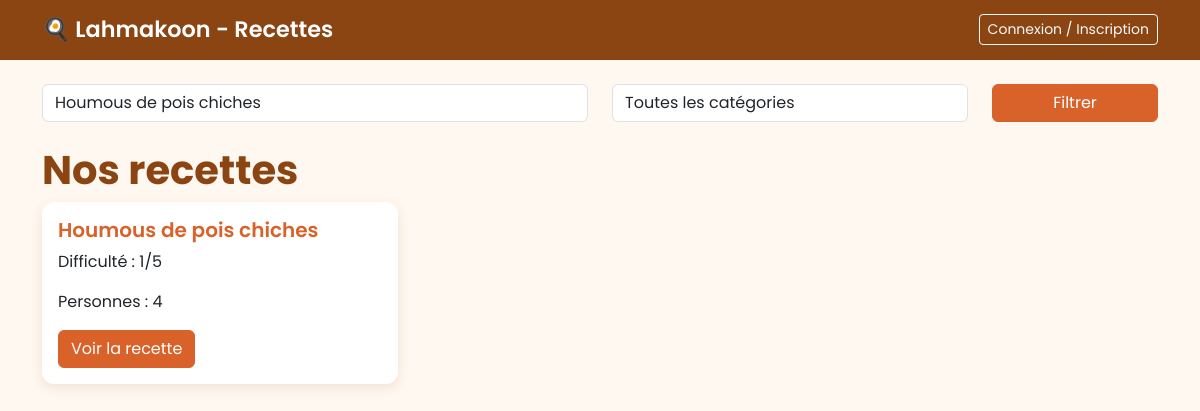
The app's page /projet/index.php?recherche=Houmous de pois chiches with its own data.
### tables this page shows
CREATE TABLE Recette
(
    r_id INTEGER PRIMARY KEY AUTO_INCREMENT,
    u_id INTEGER,
    c_id INTEGER,
    titre VARCHAR(128),
    descript TEXT,
    tps_prep INTEGER,
    tps_cuis INTEGER,
    nb_prsn INTEGER,
    diff INTEGER CHECK (diff BETWEEN 1 AND 5),

    FOREIGN KEY(u_id) REFERENCES Utilisateur(u_id),
    FOREIGN KEY(c_id) REFERENCES Categorie(c_id)
);

### projet/index.php (the view, shortened to what this page needs)
<?php
    require_once 'includes/connexion.php';
    $sql = 'SELECT r_id, titre, diff, nb_prsn FROM Recette WHERE 1=1';
    $params = [];
    if (!empty($_GET['recherche']))
    {
        $sql .= ' AND titre LIKE ?';
        $params[] = '%' . $_GET['recherche'] . '%';
    }
    $stmt = $pdo->prepare($sql);
    $stmt->execute($params);
    $recettes = $stmt->fetchAll();
?>
<!DOCTYPE html>
<html lang="fr">
<head>
    <link rel="stylesheet" href="https://cdn.jsdelivr.net/npm/bootstrap@5.3.0/dist/css/bootstrap.min.css">
    <link rel="stylesheet" href="assets/style.css">
</head>
<body>
    <?php require_once 'includes/navbar.php'; ?>
<div class="container mt-4">
    <form method="GET" action="index.php" class="row mb-4">
        <div class="col-md-6">
            <input type="text" name="recherche" class="form-control" placeholder="Rechercher une recette..." value="<?= htmlspecialchars($_GET['recherche'] ?? '') ?>">
        </div>
        <div class="col-md-4">
            <select name="categorie" class="form-control">
                <option value="">Toutes les catégories</option>
            </select>
        </div>
        <div class="col-md-2">
            <button type="submit" class="btn btn-primary w-100">Filtrer</button>
        </div>
    </form>
    <h1>Nos recettes</h1>
    <div class="row">
        <?php foreach ($recettes as $recette) : ?>
            <div class="col-md-4 mb-3">
                <div class="card">
                    <div class="card-body">
                        <h5 class="card-title"><?= htmlspecialchars($recette['titre']) ?></h5>
                        <p class="card-text">Difficulté : <?= $recette['diff'] ?>/5</p>
                        <p class="card-text">Personnes : <?= $recette['nb_prsn'] ?></p>
                        <a href="detail.php?id=<?= $recette['r_id'] ?>" class="btn btn-primary">Voir la recette</a>
                    </div>
                </div>
            </div>
        <?php endforeach; ?>
    </div>
</div>
</body>
</html>

### projet/assets/style.css (style rules this page uses)
body { background-color: #FFF8F0; color: #3D2B1F; font-family: 'Poppins', sans-serif; }
h1, h2, h3 { color: #8B4513; font-weight: 700; }
.card { border: none; border-radius: 12px; box-shadow: 0 4px 12px rgba(139, 69, 19, 0.12); transition: transform 0.2s ease, box-shadow 0.2s ease; }
.card-title { color: #D9622B; font-weight: 600; }
.btn-primary { background-color: #D9622B; border-color: #D9622B; }

### records on screen
recette: titre "Houmous de pois chiches", diff "1", nb_prsn "4"
